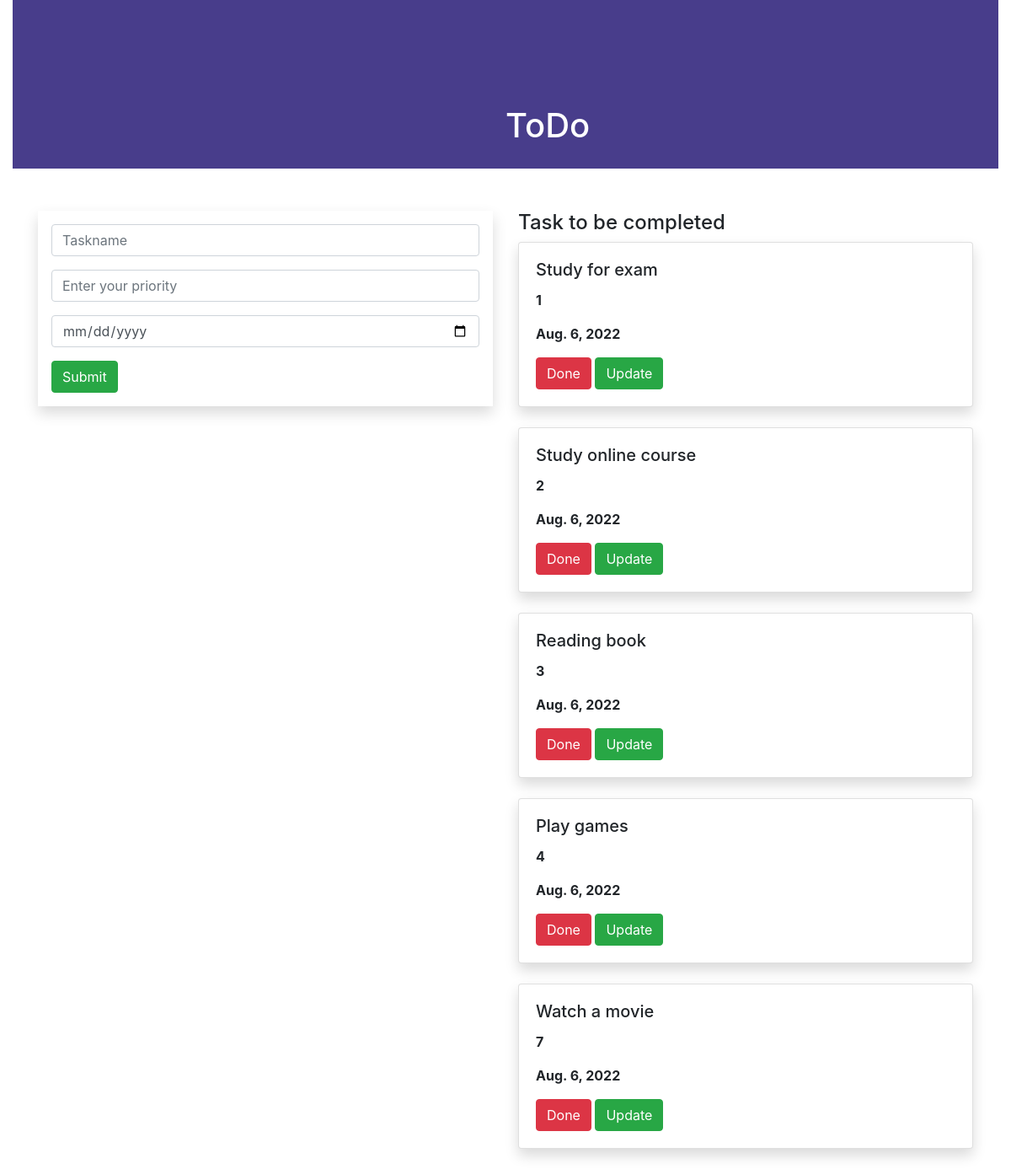
The page / on the database its author committed.
### todoapp/models.py (models this page shows, shortened)
class Task(models.Model):
    name=models.CharField(max_length=250)
    priority=models.IntegerField()
    date=models.DateField()

### todoapp/views.py (the view)
# urls.py: path('',views.home,name='home'),
def home(request):
    task1 = Task.objects.all()
    if request.method=='POST':
        name=request.POST.get('task','')
        priority=request.POST.get('priority','')
        date=request.POST.get('date','')
        task=Task(name=name,priority=priority,date=date)
        task.save()
    return render(request, 'home.html',{'task1':task1})

### templates/home.html (shortened to what this page needs)
{% extends 'base.html' %}
{% block content %}
<div class="container-fluid">
    <div class="row">
        <div class="col-md-12">
            <div class="banner" style="background-color:darkslateblue; width:100%; height:200px;margin-bottom:50px">
                <div class="banner-text" style="top:50%;left:50%; color:white; position:absolute;transform:transform">
                    <h1>ToDo</h1>
                </div>
            </div>
        </div>
    </div>
</div>
<div class="container">
    <div class="row">
        <div class="col-md-6">
            <form method="post" class="p-3 shadow">
                <div class="form-group">
                    <input type="text" class="form-control" name="task" placeholder="Taskname">
                </div>
                <div class="form-group">
                    <input type="text" class="form-control" name="priority" placeholder="Enter your priority">
                </div>
                <div class="form-group">
                    <input type="date" class="form-control" name="date" placeholder="Enter your date">
                </div>
                <input type="submit" class="btn btn-success">
            </form>
        </div>
        <div class="col-md-6">
            <h4>Task to be completed</h4>
            {% for i in task1 %}
            <div class="shadow card">
                <div class="card-body">
                    <h5 class="card-title">{{i.name}}</h5>
                    <p><b>{{i.priority}}</b></p>
                    <p><b>{{i.date}}</b></p>
                    <a class="btn btn-danger" href="{% url 'delete' i.id %}">Done</a>
                    <a class="btn btn-success" href="{% url 'update' i.id %}">Update</a>
                </div>
            </div>
            <br>
            {% endfor %}
        </div>
    </div>
</div>
{% endblock %}

### templates/base.html (shortened to what this page needs)
{% load static %}
<!DOCTYPE html>
<html lang="en">
<head>
    <link href="https://stackpath.bootstrapcdn.com/bootstrap/4.3.1/css/bootstrap.min.css" rel="stylesheet">
    <link rel="stylesheet" href="{% static 'style.css' %}">
</head>
<body>
{% block content %}
{% endblock %}
</body>
</html>

### static/style.css (style rules this page uses)
.banner { background-color: blue; width: 100%; height: 200px; }
.banner-text { top:50%; }

### rows shown on the page
Task: name "Study for exam", priority "1", date "Aug. 6, 2022"
Task: name "Study online course", priority "2", date "Aug. 6, 2022"
Task: name "Reading book", priority "3", date "Aug. 6, 2022"
Task: name "Play games", priority "4", date "Aug. 6, 2022"
Task: name "Watch a movie", priority "7", date "Aug. 6, 2022"
